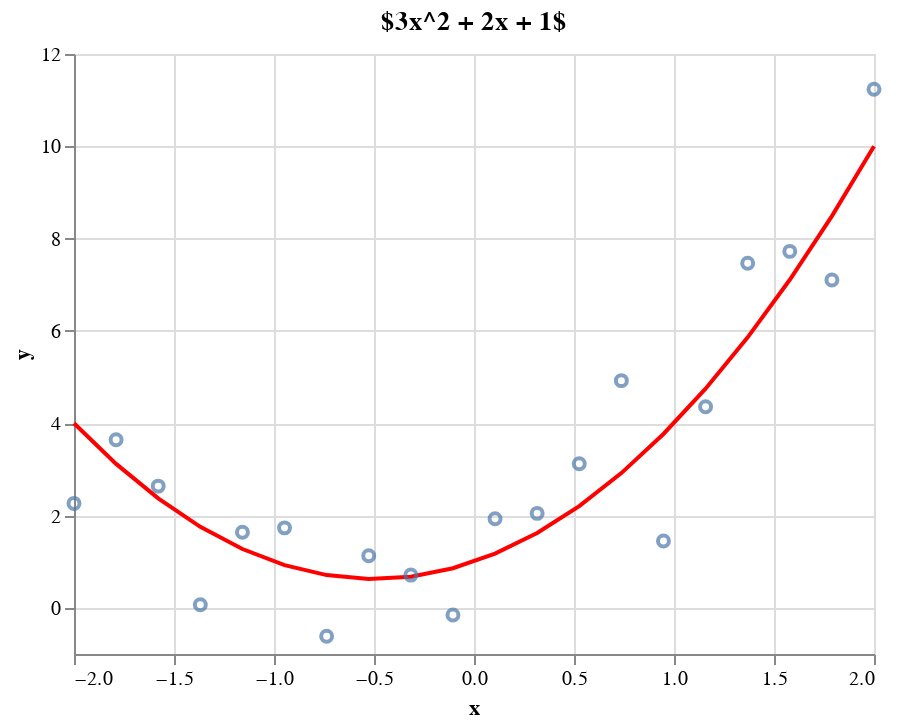

Notebook cell for this chart:
### Markdown cell above
Now if you're reading on quarto, I recognise that you won't be able to play with the plot I've written above so I've re-written a plot function command with Altair so that you can play around with it on the blog.

### Code cell
import pandas as pd
import altair as alt

def plot_altair(a=1.5,b=1.5,c=1.5, title="$3x^2 + 2x + 1$"):
    a, b, c = 1.5, 1.5, 1
    f = mk_quad(a,b,c)
    x = torch.linspace(-2,2,steps=20)
    y = add_noise(f(x),0.3,1.5)
    data = pd.DataFrame({"x":x.numpy(), "y":y.numpy()})
    scatter = alt.Chart(data).mark_point().encode(
        x='x:Q',
        y='y:Q'
    )

    f = mk_quad(a,b,c)

    selector_a =  alt.selection_single(name="selector_a", 
                                    fields=['a'],  
                                    bind=alt.binding_range(min=0, max=3, step=0.1, name='A'),
                                    init={'a': a,}) 
    selector_b = alt.selection_single(name="selector_b",
                                    fields=['b'], 
                                    bind=alt.binding_range(min=0, max=3, step=0.1, name='B'),
                                    init={'b': b})
    # selector_c = alt.selection_single(name="selector_c",
    #                                 fields=['c'], 
    #                                 bind=alt.binding_range(min=0, max=3, step=0.1, name='C'),
    #                                 init={'c': c})


    line = alt.Chart(pd.DataFrame({"x":x.numpy(),"y":1,"c":c})).mark_line(color="red").encode(
        x='x',
        y='y',
    ).transform_calculate(
        y="((selector_a.a*pow(datum.x,2) + selector_b.b*datum.x)) + datum.c").properties(title=title).add_selection(selector_b).add_selection(selector_a)

    return (line + scatter)

plot_altair()

### Figure 1 — Vega-Lite specification as saved in the notebook (floating-point values rounded to 4 significant figures)
{"config": {"view": {"continuousWidth": 400, "continuousHeight": 300}}, "layer": [{"data": {"name": "data-9ba740e81f0e38a6466420e14ecacb0a"}, "mark": {"type": "line", "color": "red"}, "encoding": {"x": {"field": "x", "type": "quantitative"}, "y": {"field": "y", "type": "quantitative"}}, "selection": {"selector_b": {"type": "single", "fields": ["b"], "bind": {"input": "range", "max": 3, "min": 0, "name": "B", "step": 0.1}, "init": {"b": 1.5}}, "selector_a": {"type": "single", "fields": ["a"], "bind": {"input": "range", "max": 3, "min": 0, "name": "A", "step": 0.1}, "init": {"a": 1.5}}}, "title": "$3x^2 + 2x + 1$", "transform": [{"calculate": "((selector_a.a*pow(datum.x,2) + selector_b.b*datum.x)) + datum.c", "as": "y"}]}, {"data": {"name": "data-8b0a7a6859fccbb2e2b3c9ac1d73731c"}, "mark": "point", "encoding": {"x": {"field": "x", "type": "quantitative"}, "y": {"field": "y", "type": "quantitative"}}}], "$schema": "https://vega.github.io/schema/vega-lite/v4.17.0.json", "datasets": {"data-9ba740e81f0e38a6466420e14ecacb0a": [{"x": -2.0, "y": 1, "c": 1}, {"x": -1.789, "y": 1, "c": 1}, {"x": -1.579, "y": 1, "c": 1}, {"x": -1.368, "y": 1, "c": 1}, {"x": -1.158, "y": 1, "c": 1}, {"x": -0.9474, "y": 1, "c": 1}, {"x": -0.7368, "y": 1, "c": 1}, {"x": -0.5263, "y": 1, "c": 1}, {"x": -0.3158, "y": 1, "c": 1}, {"x": -0.1053, "y": 1, "c": 1}, {"x": 0.1053, "y": 1, "c": 1}, {"x": 0.3158, "y": 1, "c": 1}, {"x": 0.5263, "y": 1, "c": 1}, {"x": 0.7368, "y": 1, "c": 1}, {"x": 0.9474, "y": 1, "c": 1}, {"x": 1.158, "y": 1, "c": 1}, {"x": 1.368, "y": 1, "c": 1}, {"x": 1.579, "y": 1, "c": 1}, {"x": 1.789, "y": 1, "c": 1}, {"x": 2.0, "y": 1, "c": 1}], "data-8b0a7a6859fccbb2e2b3c9ac1d73731c": [{"x": -2.0, "y": 2.263}, {"x": -1.789, "y": 3.64}, {"x": -1.579, "y": 2.637}, {"x": -1.368, "y": 0.06737}, {"x": -1.158, "y": 1.64}, {"x": -0.9474, "y": 1.733}, {"x": -0.7368, "y": -0.6139}, {"x": -0.5263, "y": 1.13}, {"x": -0.3158, "y": 0.7095}, {"x": -0.1053, "y": -0.155}, {"x": 0.1053, "y": 1.932}, {"x": 0.3158, "y": 2.047}, {"x": 0.5263, "y": 3.121}, {"x": 0.7368, "y": 4.923}, {"x": 0.9474, "y": 1.448}, {"x": 1.158, "y": 4.358}, {"x": 1.368, "y": 7.466}, {"x": 1.579, "y": 7.723}, {"x": 1.789, "y": 7.104}, {"x": 2.0, "y": 11.23}]}}
